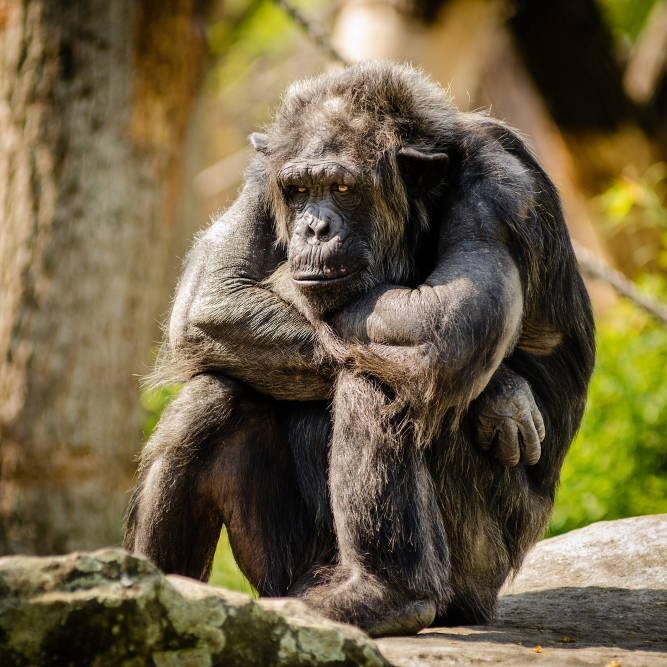
#> input picture basicFiles/pexels-pixabay-33787.jpg, 2000 x 2000 px, found by its file name (shown at 1/3 size)
$ python resize.py
#> lines starting #> are read from the running program, lines starting #| are printed output that depends on the picture
import cv2 as cv
import os

img_path = os.path.join(r'/home/golu/PycharmProjects/openCV/pexels-pixabay-33787.jpg')

img = cv.imread(img_path)
#> img is the input picture: shape (2000, 2000, 3); mean B, G, R 67.1, 97.5, 110.1

print(img.shape)
#| (2000, 2000, 3)
cv.imshow("image", img)
resiezed_img = cv.resize(img, (640, 640))
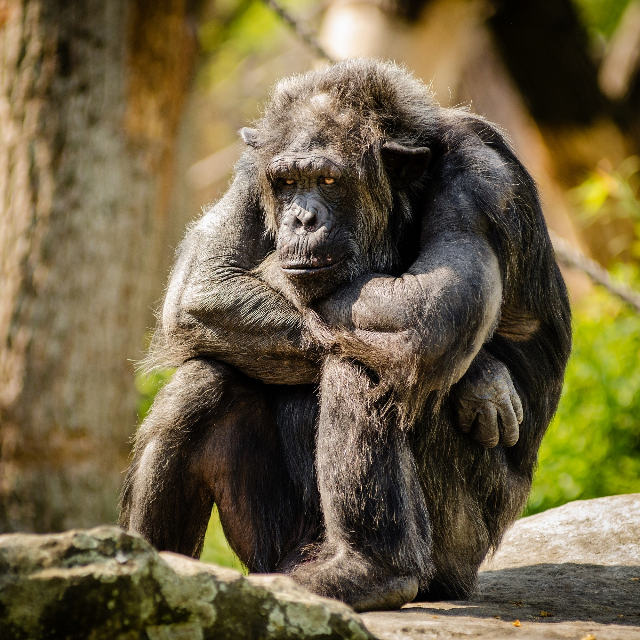
#> resiezed_img: shape (640, 640, 3); mean B, G, R 67, 97.4, 110

cv.imshow("resized image", resiezed_img)
print(resiezed_img.shape)
#| (640, 640, 3)

cv.waitKey(0)
